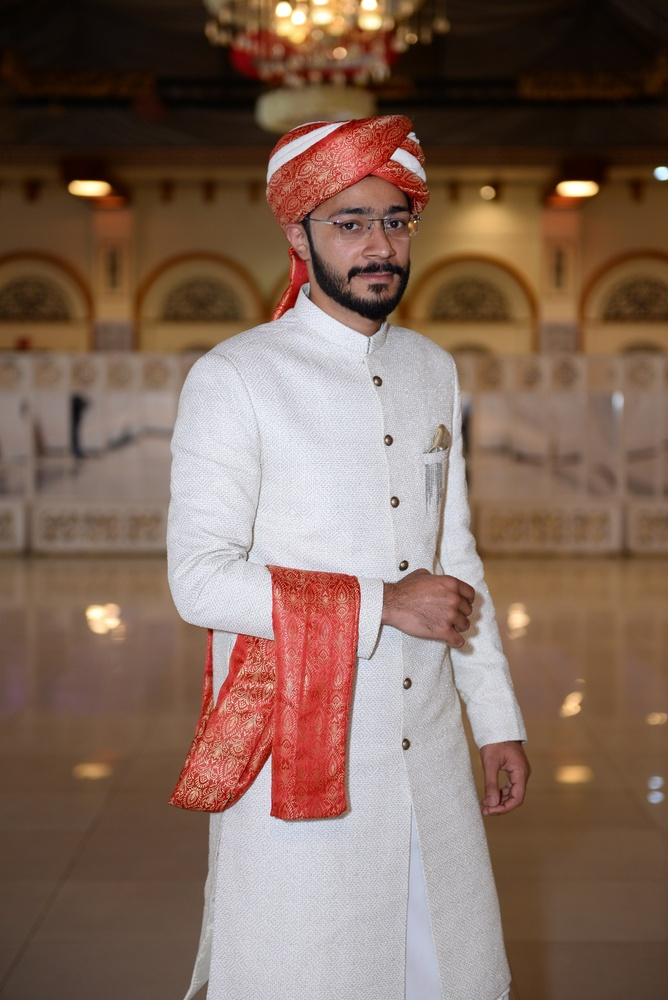
#> input picture resources/image.jpg, 668 x 1000 px, shrunk from 2000 x 2996 before the run
$ python 04_chapter_4.py
#> lines starting #> are read from the running program, lines starting #| are printed output that depends on the picture; after the words box and inside, x2 and y2 are one past the last pixel; in counts of white or black regions, pixels touching at a corner belong together
# Image into black to white image
import cv2 as cv
img = cv.imread('resources/image.jpg')
#> img is the input picture: shape (1000, 668, 3); mean B, G, R 90.9, 104.5, 129.9
gray = cv.cvtColor(img, cv.COLOR_BGR2GRAY)
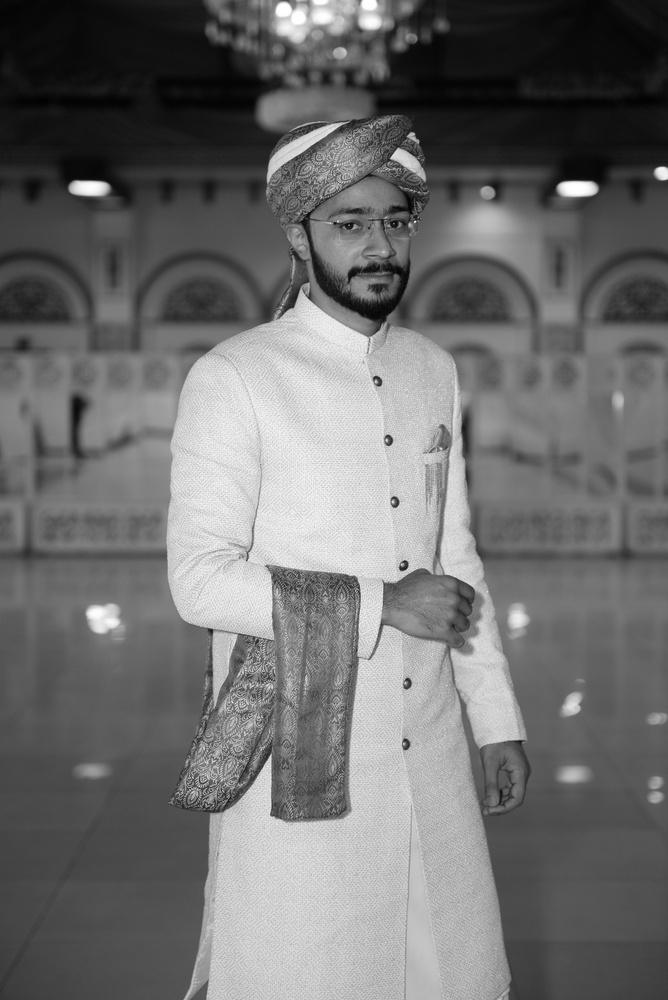
#> gray: shape (1000, 668); min 2, max 255, mean 110.5
(thresh, binary) = cv.threshold(gray, 127,255,cv.THRESH_BINARY)
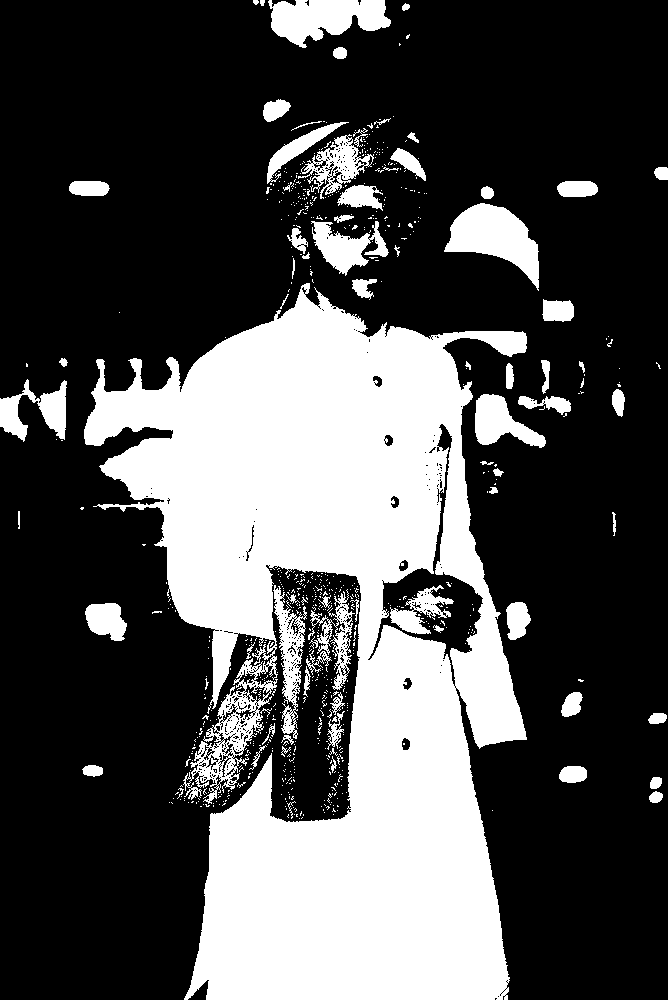
#> binary: shape (1000, 668); 31.1% white; 739 white regions (664 under 20 px), largest, box (x1, y1, x2, y2) and area: (84, 283, 527, 1000) 173965, (444, 203, 539, 291) 4089, (268, 0, 391, 48) 3805
cv.imshow('original', img)
cv.imshow('gray', gray)
cv.imshow('black and white', binary)
cv.waitKey(0)
cv.destroyAllWindows()

$ run again, with resources/faces.jpg copied over resources/image.jpg
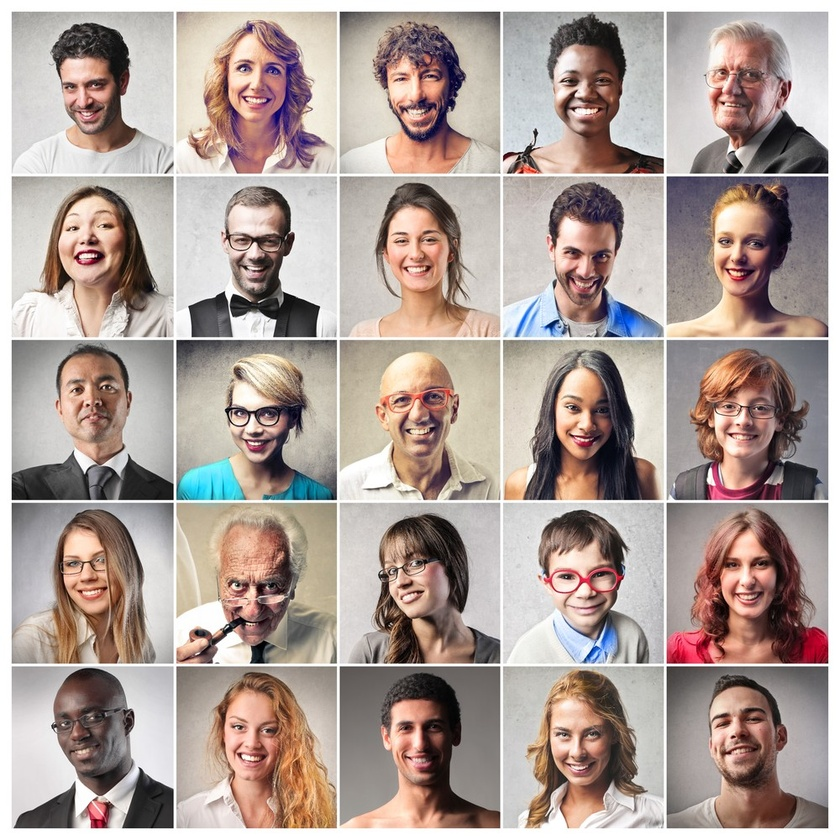
#> input picture resources/faces.jpg, 840 x 840 px, shrunk from 1000 x 1000 before the run
#> img is the input picture: shape (840, 840, 3); mean B, G, R 152.4, 158.7, 173.9
#> `gray = cv.cvtColor(img, cv.COLOR_BGR2GRAY)`:
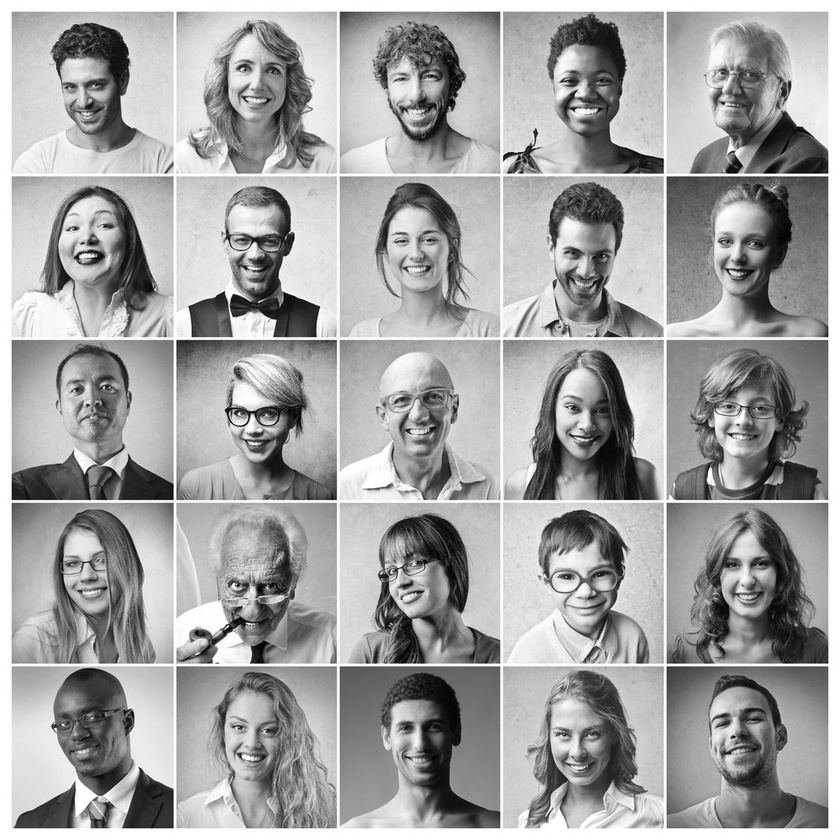
#> gray: shape (840, 840); min 0, max 255, mean 162.5
#> `(thresh, binary) = cv.threshold(gray, 127,255,cv.THRESH_BINARY)`:
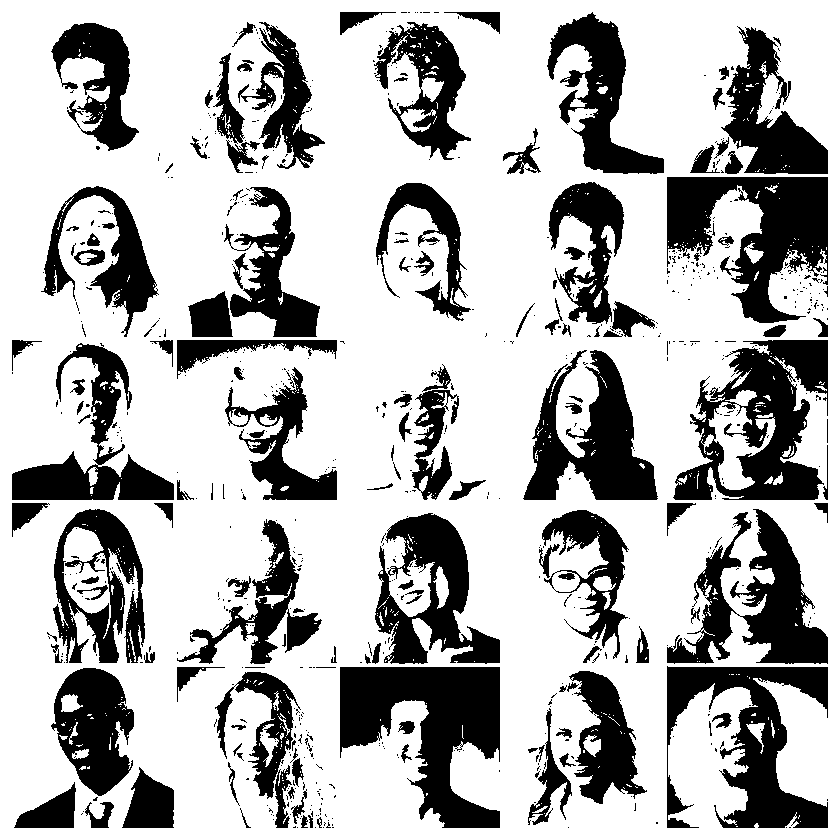
#> binary: shape (840, 840); 71.5% white; 740 black regions (598 under 20 px), largest, box (x1, y1, x2, y2) and area: (340, 667, 500, 828) 14540, (673, 340, 828, 500) 12777, (667, 177, 828, 323) 12475

$ run again, with resources/imgs1.jpg copied over resources/image.jpg
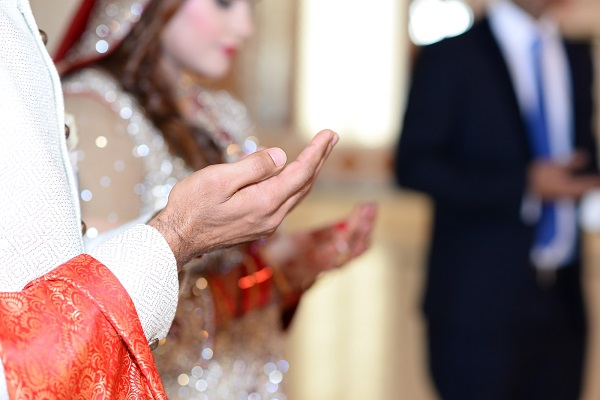
#> input picture resources/imgs1.jpg, 600 x 400 px
#> img is the input picture: shape (400, 600, 3); mean B, G, R 128, 132.6, 156.2
#> `gray = cv.cvtColor(img, cv.COLOR_BGR2GRAY)`:
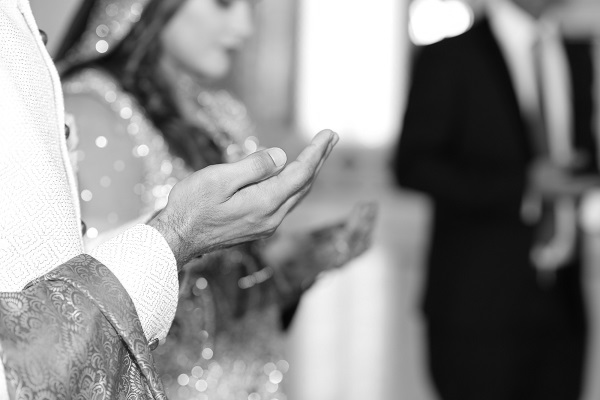
#> gray: shape (400, 600); min 5, max 255, mean 139.1
#> `(thresh, binary) = cv.threshold(gray, 127,255,cv.THRESH_BINARY)`:
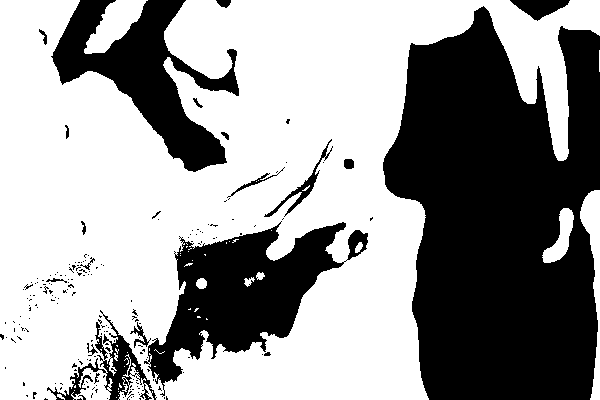
#> binary: shape (400, 600); 60.3% white; 197 black regions (177 under 20 px), largest, box (x1, y1, x2, y2) and area: (383, 6, 600, 400) 62888, (144, 221, 368, 397) 15449, (51, 0, 239, 172) 12154
